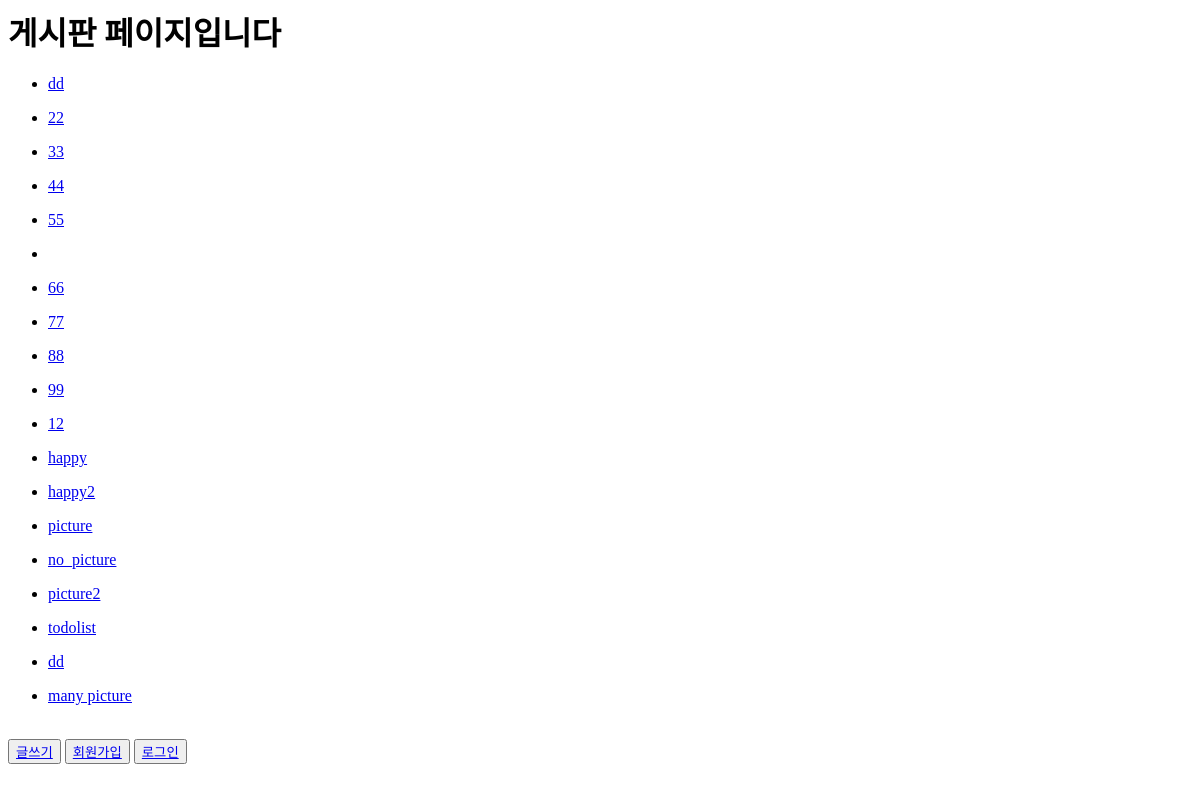
/blog/, run on an earlier commit of the app's database.
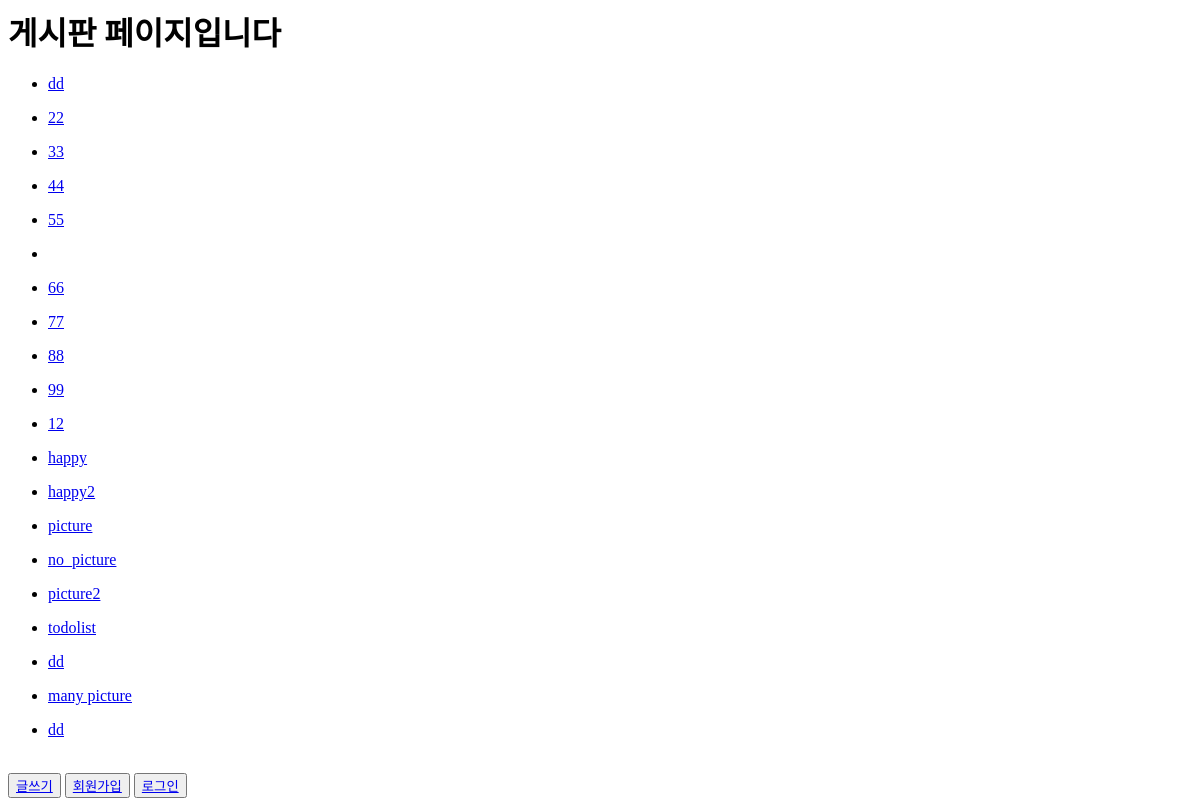
And on a later commit of the database.
### main/models.py (models this page shows, shortened)
class Post(models.Model):
    postname = models.CharField(max_length=50)
    contents = models.TextField()

### main/views.py (the view)
# urls.py: 2. Add a URL to urlpatterns:  path('blog/', include('blog.urls'))
def blog(request):
    postlist = Post.objects.all()
    commentlist = Comment.objects.all()
    return render(request, 'main/blog.html', {'postlist':postlist, 'commentlist':commentlist})

### main/templates/main/blog.html (shortened to what this page needs)
<html>
    <head>
    </head>
    <body>
        <h1>게시판 페이지입니다</h1>
        <table>
        {% for list in postlist %}
            <ul>
                <li><a href="{{list.pk}}/">{{list.postname}}</a>
                </li>
            </ul>
        {% endfor %}
        <br>
        </table>
        <button><a href="new_post/">글쓰기</a></button>
        <button><a href="register/">회원가입</a></button>
        <button><a href="login/">로그인</a></button>
    </body>
</html>

What changed in the data, as far as the page shows it:
added Post: postname "dd"
